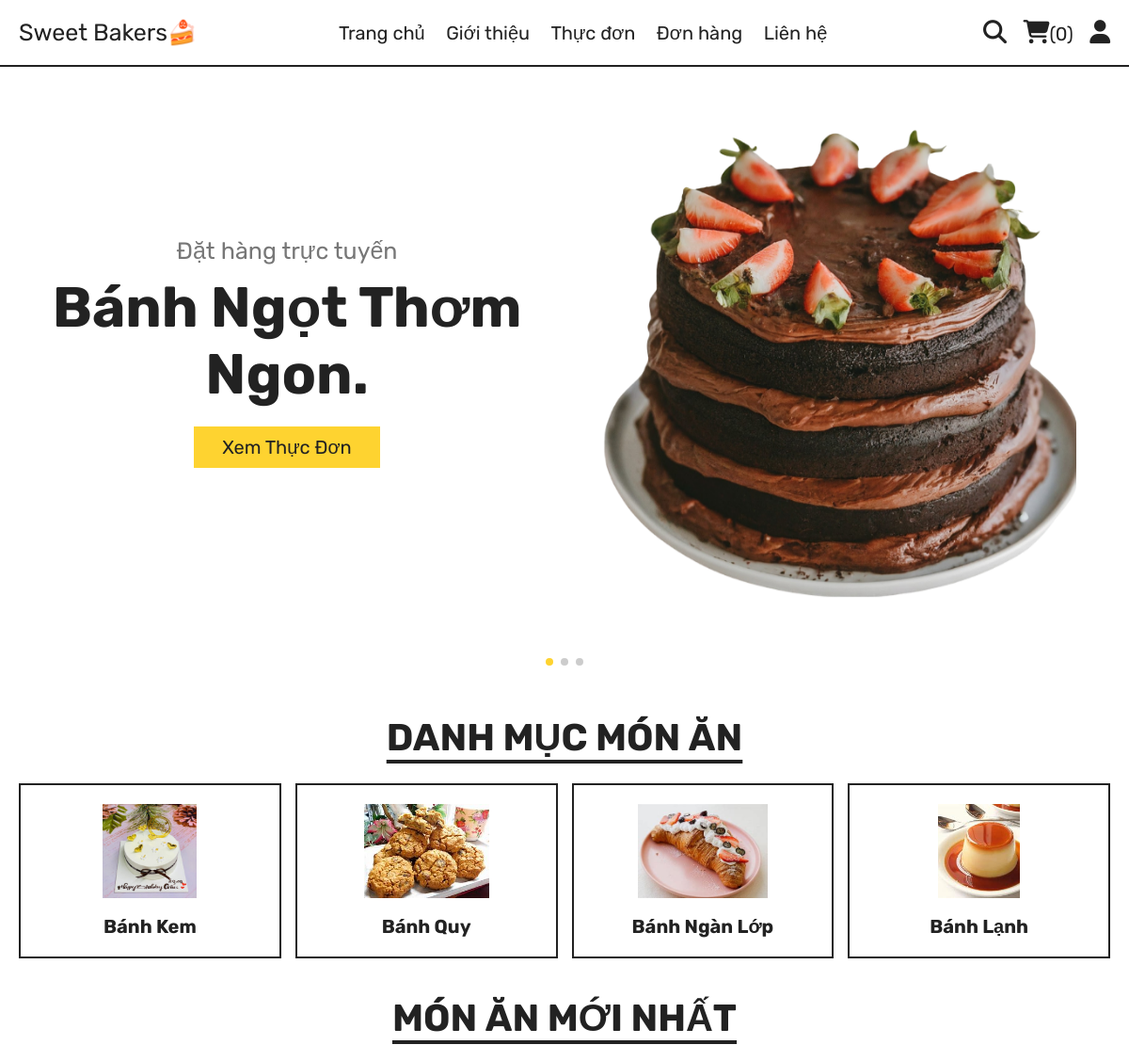
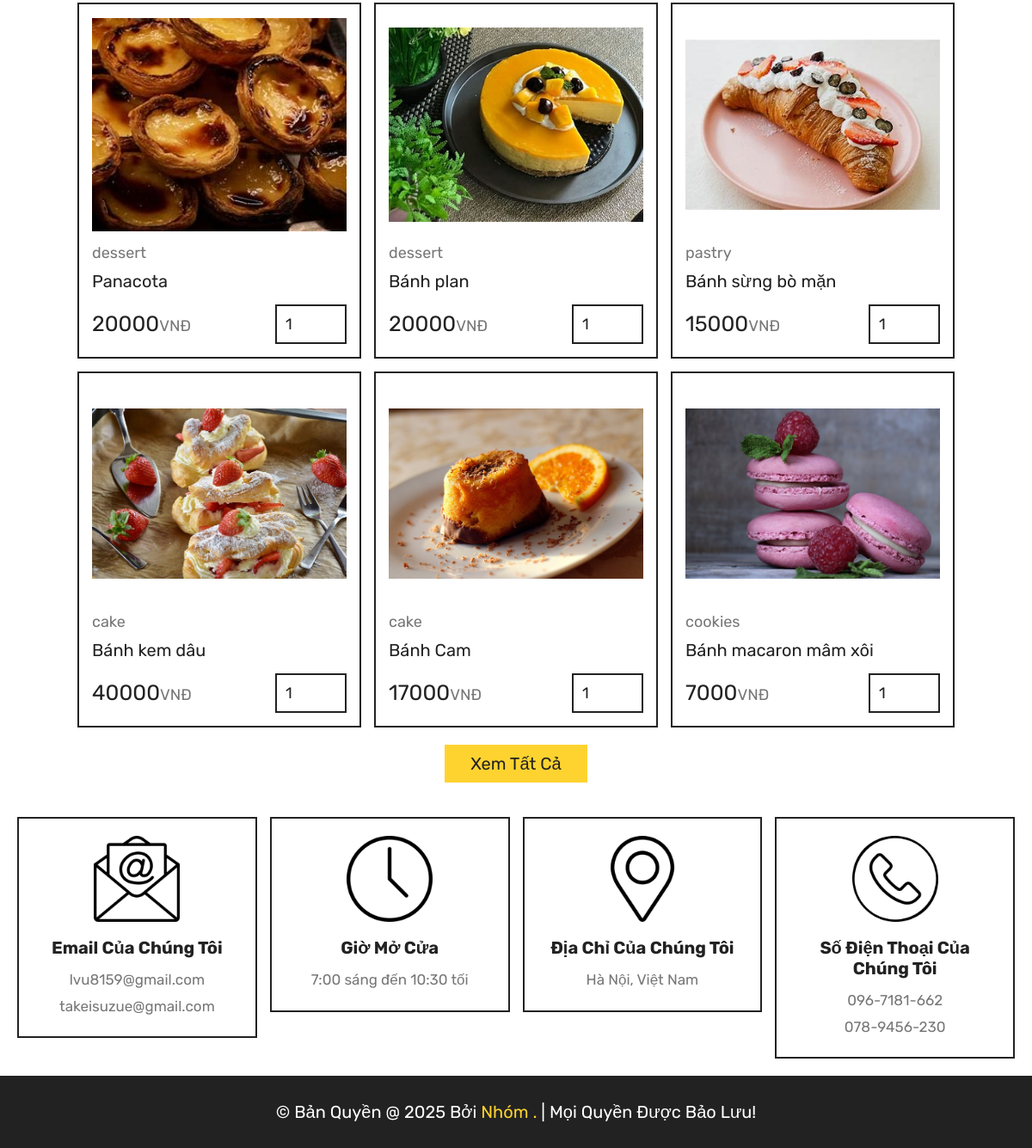
The app's page /home.php with its own data (2 pictures, top to bottom).
### tables this page shows
CREATE TABLE `products` (
  `id` int(100) NOT NULL,
  `name` varchar(100) NOT NULL,
  `category` varchar(100) NOT NULL,
  `price` int(10) NOT NULL,
  `image` varchar(100) NOT NULL
);

### home.php (the view, shortened to what this page needs)
<?php
include 'components/connect.php';
?>
<!DOCTYPE html>
<html lang="vi">
<head>
   <link rel="stylesheet" href="https://unpkg.com/swiper@8/swiper-bundle.min.css" />
   <link rel="stylesheet" href="https://cdnjs.cloudflare.com/ajax/libs/font-awesome/6.1.1/css/all.min.css">
   <link rel="stylesheet" href="css/style.css">
</head>
<body>
<?php include 'components/user_header.php'; ?>
<section class="hero">
   <div class="swiper hero-slider">
      <div class="swiper-wrapper">
         <div class="swiper-slide slide">
            <div class="content">
               <span>Đặt hàng trực tuyến</span>
               <h3>Bánh ngọt thơm ngon.</h3>
               <a href="menu.php" class="btn">Xem thực đơn</a>
            </div>
            <div class="image">
               <img src="images/hom-img-1.png" alt="">
            </div>
         </div>
         <div class="swiper-slide slide">
            <div class="content">
               <span>Đặt hàng trực tuyến</span>
               <h3>Bánh quy và bánh giòn.</h3>
               <a href="menu.php" class="btn">Xem thực đơn</a>
            </div>
            <div class="image">
               <img src="images/home-img-2.png" alt="">
            </div>
         </div>
         <div class="swiper-slide slide">
            <div class="content">
               <span>Đặt hàng trực tuyến</span>
               <h3>Bánh mì sandwich.</h3>
               <a href="menu.php" class="btn">Xem thực đơn</a>
            </div>
            <div class="image">
               <img src="images/home-img-3.png" alt="">
            </div>
         </div>
      </div>
      <div class="swiper-pagination"></div>
   </div>
</section>
<section class="category">
   <h1 class="title">Danh mục món ăn</h1>
   <div class="box-container">
      <a href="category.php?category=cake" class="box">
         <img src="images/cat-1.jpg" alt="">
         <h3>Bánh kem</h3>
      </a>
      <a href="category.php?category=cookies" class="box">
         <img src="images/cat-2.jpg" alt="">
         <h3>Bánh quy</h3>
      </a>
      <a href="category.php?category=pastry" class="box">
         <img src="images/cat-3.jpg" alt="">
         <h3>Bánh ngàn lớp</h3>
      </a>
      <a href="category.php?category=dessert" class="box">
         <img src="images/cat-4.jpg" alt="">
         <h3>Bánh lạnh</h3>
      </a>
   </div>
</section>
<section class="products">
   <h1 class="title">Món ăn mới nhất</h1>
   <div class="box-container">
      <?php
         $select_products = $conn->prepare("SELECT * FROM `products` LIMIT 6");
         $select_products->execute();
         if($select_products->rowCount() > 0){
            while($fetch_products = $select_products->fetch()){
      ?>
      <form action="" method="post" class="box">
         <img src="uploaded_img/<?= $fetch_products['image']; ?>" alt="">
         <a href="category.php?category=<?= $fetch_products['category']; ?>" class="cat"><?= $fetch_products['category']; ?></a>
         <div class="name"><?= $fetch_products['name']; ?></div>
         <div class="flex">
            <div class="price"><?= $fetch_products['price']; ?><span>VNĐ</span></div>
            <input type="number" name="qty" class="qty" min="1" max="99" value="1" maxlength="2">
         </div>
      </form>
      <?php
            }
         }else{
            echo '<p class="empty">Chưa có sản phẩm nào!</p>';
         }
      ?>
   </div>
   <div class="more-btn">
      <a href="menu.php" class="btn">Xem tất cả</a>
   </div>
</section>
<?php include 'components/footer.php'; ?>
</body>
</html>

### components/user_header.php (shortened to what this page needs)
<header class="header">
   <section class="flex">
      <a href="home.php" class="logo">Sweet Bakers🍰</a>
      <nav class="navbar">
         <a href="home.php">Trang chủ</a>
         <a href="about.php">Giới thiệu</a>
         <a href="menu.php">Thực đơn</a>
         <a href="orders.php">Đơn hàng</a>
         <a href="contact.php">Liên hệ</a>
      </nav>
      <div class="icons">
         <?php
            $count_cart_items = $conn->prepare("SELECT * FROM `cart` WHERE user_id = ?");
            $count_cart_items->execute([$user_id]);
            $total_cart_items = $count_cart_items->rowCount();
         ?>
         <a href="search.php"><i class="fas fa-search"></i></a>
         <a href="cart.php"><i class="fas fa-shopping-cart"></i><span>(<?= $total_cart_items; ?>)</span></a>
         <div id="user-btn" class="fas fa-user"></div>
      </div>
   </section>
</header>

### components/footer.php (shortened to what this page needs)
<footer class="footer">
   <section class="grid">
      <div class="box">
         <img src="images/email-icon.png" alt="">
         <h3>Email của chúng tôi</h3>
         <a href="mailto:shaikhanas@gmail.com">lvu8159@gmail.com</a>
         <a href="mailto:anasbhai@gmail.com">takeisuzue@gmail.com</a>
      </div>
      <div class="box">
         <img src="images/clock-icon.png" alt="">
         <h3>Giờ mở cửa</h3>
         <p>7:00 sáng đến 10:30 tối</p>
      </div>
      <div class="box">
         <img src="images/map-icon.png" alt="">
         <h3>Địa chỉ của chúng tôi</h3>
         <a href="#">Hà Nội, Việt Nam</a>
      </div>
      <div class="box">
         <img src="images/phone-icon.png" alt="">
         <h3>Số điện thoại của chúng tôi</h3>
         <a href="tel:1234567890">096-7181-662</a>
         <a href="tel:1112223333">078-9456-230</a>
      </div>
   </section>
   <div class="credit">&copy; bản quyền @ <?= date('Y'); ?> bởi <span>Nhóm .</span> | mọi quyền được bảo lưu!</div>
</footer>

### css/style.css (style rules this page uses)
:root { --yellow:#fed330; --red:#e74c3c; --white:#fff; --black:#222; --light-color:#777; --border:.2rem solid var(--black); }
* { font-family: 'Rubik', sans-serif; margin:0; padding:0; box-sizing: border-box; outline: none; border: none; text-decoration: none; }
html { font-size: 62.5%; overflow-x: hidden; scroll-behavior: smooth; stop-opacity: 7rem; }
section { margin:0 auto; max-width: 1200px; padding:2rem; }
.title { text-align: center; margin-bottom: 2.5rem; font-size: 4rem; color:var(--black); text-transform: uppercase; text-decoration: underline; text-underline-offset: 1rem; }
.btn, .delete-btn { margin-top: 1rem; display: inline-block; font-size: 2rem; padding:1rem 3rem; cursor: pointer; text-transform: capitalize; transition: .2s linear; }
.btn { background-color: var(--yellow); color:var(--black); }
.header { position: sticky; top:0; left:0; right:0; z-index: 1000; background-color: var(--white); border-bottom: var(--border); }
.header .flex { display: flex; align-items: center; justify-content: space-between; position: relative; }
.header .flex .logo { font-size: 2.5rem; color:var(--black); }
.header .flex .navbar a { font-size: 2rem; color:var(--black); margin:0 1rem; }
.header .flex .icons > * { margin-left: 1.5rem; font-size: 2.5rem; color:var(--black); cursor: pointer; }
.header .flex .icons span { font-size: 2rem; }
.hero .slide { display: flex; align-items: center; flex-wrap: wrap-reverse; gap:2rem; margin-bottom: 4rem; }
.hero .slide .image { flex:1 1 40rem; }
.hero .slide .image img { width: 100%; }
.hero .slide .content { flex:1 1 40rem; text-align: center; }
.hero .slide .content span { font-size: 2.5rem; color:var(--light-color); }
.hero .slide .content h3 { margin:1rem 0; font-size: 6rem; color:var(--black); text-transform: capitalize; }
.category .box-container { display: grid; grid-template-columns: repeat(auto-fit, minmax(27rem, 1fr)); gap:1.5rem; align-items: flex-start; }
.category .box-container .box { border:var(--border); padding:2rem; text-align: center; }
.category .box-container .box img { width: 100%; height: 10rem; object-fit: contain; }
.category .box-container .box h3 { font-size: 2rem; margin-top: 1.5rem; color:var(--black); text-transform: capitalize; }
.products .box-container { display: grid; grid-template-columns: repeat(auto-fit, 33rem); justify-content: center; align-items: flex-start; gap:1.5rem; }
.products .box-container .box { border:var(--border); padding:1.5rem; position: relative; overflow: hidden; }
.products .box-container .box img { height: 25rem; width: 100%; object-fit: contain; margin-bottom: 1rem; }
.products .box-container .box .cat { font-size: 1.8rem; color:var(--light-color); }
.products .box-container .box .name { font-size: 2rem; color:var(--black); margin:1rem 0; }
.products .box-container .box .flex { display: flex; align-items: center; gap:1rem; margin-top: 1.5rem; }
.products .box-container .box .flex .price { margin-right: auto; font-size: 2.5rem; color:var(--black); }
.products .box-container .box .flex .price span { color:var(--light-color); font-size: 1.8rem; }
.products .box-container .box .flex .qty { padding:1rem; border:var(--border); font-size: 1.8rem; color:var(--black); }
.products .more-btn { margin-top: 1rem; text-align: center; }
.footer .grid { display: grid; grid-template-columns: repeat(auto-fit, minmax(27rem, 1fr)); gap:1.5rem; align-items: flex-start; }
.footer .grid .box { border:var(--border); padding:2rem; text-align: center; }
.footer .grid .box img { height: 10rem; width: 100%; object-fit: contain; margin-bottom: .5rem; }
.footer .grid .box h3 { margin:1rem 0; font-size: 2rem; color:var(--black); text-transform: capitalize; }
.footer .grid .box p, .footer .grid .box a { display: block; font-size: 1.7rem; color:var(--light-color); line-height: 1.8; }
.credit { padding:3rem 2rem; text-align: center; background-color: var(--black); color:var(--white); font-size: 2rem; text-transform: capitalize; }
.credit span { color:var(--yellow); }

### records on screen
products: image (picture), category "dessert", name "Panacota", price "20000"
products: image (picture), category "dessert", name "Bánh plan", price "20000"
products: image (picture), category "pastry", name "Bánh sừng bò mặn", price "15000"
products: image (picture), category "cake", name "Bánh kem dâu", price "40000"
products: image (picture), category "cake", name "Bánh Cam", price "17000"
products: image (picture), category "cookies", name "Bánh macaron mâm xôi", price "7000"

### other values on screen
$total_cart_items "0"
